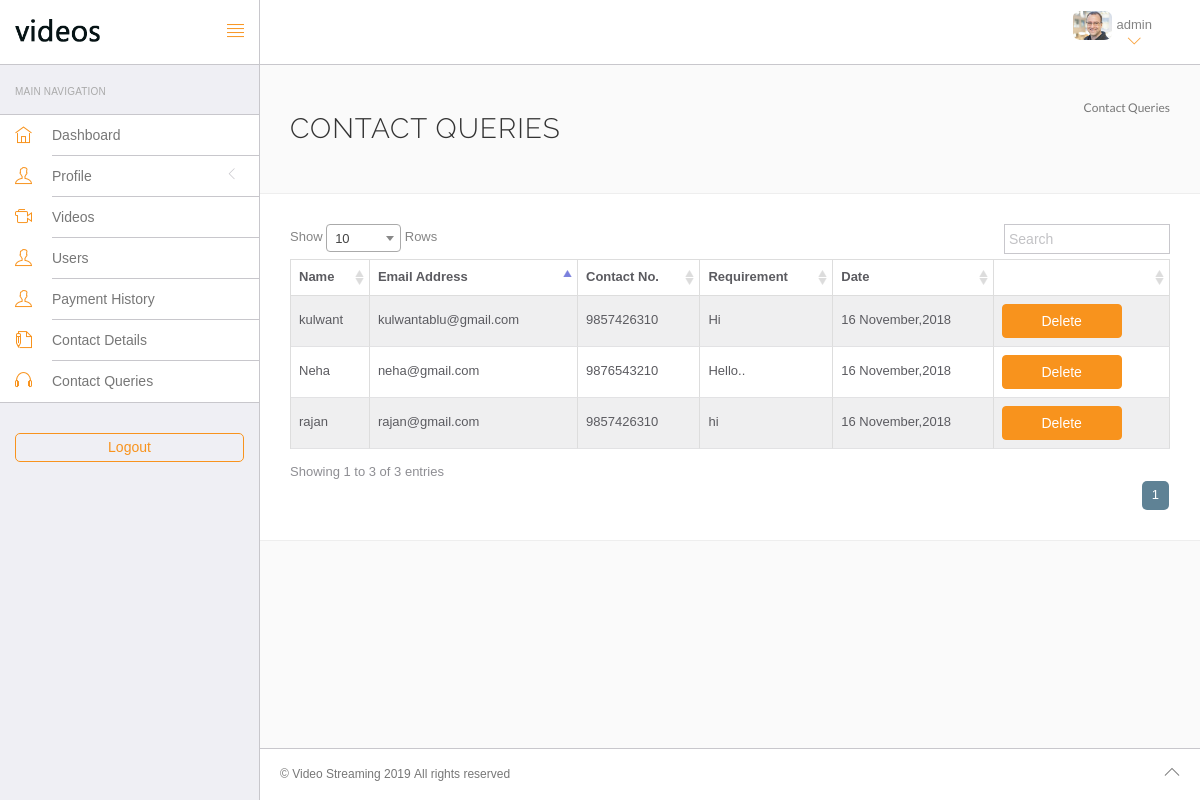
The app's page /admin/contacts.php (signed in) with its own data.
### tables this page shows
CREATE TABLE `contact_us` (
  `id` int(11) NOT NULL,
  `name` text NOT NULL,
  `email` text NOT NULL,
  `phone` varchar(10) NOT NULL,
  `subject` text NOT NULL,
  `datetime` datetime NOT NULL DEFAULT CURRENT_TIMESTAMP
);

### admin/contacts.php (the view, shortened to what this page needs)
<?php include 'includes/session.php'; ?><!DOCTYPE html>
<html lang="en">
	<head>
		<link rel="stylesheet" href="vendor/bootstrap/css/bootstrap.min.css">
		<link rel="stylesheet" href="vendor/fontawesome/css/font-awesome.min.css">
		<link rel="stylesheet" href="vendor/themify-icons/themify-icons.min.css">
		<link href="vendor/animate.css/animate.min.css" rel="stylesheet" media="screen">
		<link href="vendor/perfect-scrollbar/perfect-scrollbar.min.css" rel="stylesheet" media="screen">
		<link href="vendor/switchery/switchery.min.css" rel="stylesheet" media="screen">
		<link rel="stylesheet" href="assets/css/styles.css">
		<link rel="stylesheet" href="assets/css/plugins.css">
		<link rel="stylesheet" href="assets/css/themes/theme-1.css" id="skin_color" />
		<link href="vendor/select2/select2.min.css" rel="stylesheet" media="screen">
		<link href="vendor/DataTables/css/DT_bootstrap.css" rel="stylesheet" media="screen">
	</head>
	<body>
		<div id="app">
			<?php include'left-bar.php'; ?>
			<div class="app-content">
				<?php include'header.php'; ?>
				<div class="main-content" >
					<div class="wrap-content container" id="container">
						<section id="page-title">
							<div class="row">
								<div class="col-sm-8">
									<h1 class="mainTitle">Contact Queries</h1>
								</div>
								<ol class="breadcrumb">
									<li class="active">
										<span>Contact Queries</span>
									</li>
								</ol>
							</div>
						</section>
						<div class="container-fluid container-fullw bg-white">
							<div class="row">
								<div class="col-md-12">
									<table class="table table-striped table-bordered table-hover table-full-width" id="sample_1">
										<thead>
											<tr>
												<th>Name</th>
												<th>Email Address</th>
												<th>Contact No.</th>
												<th>Requirement</th>
												<th>Date</th>
												<th></th>
											</tr>
										</thead>
										<tbody>
										<?php
										$query = mysqli_query($con,"select * from contact_us order by datetime asc");
										while($row = mysqli_fetch_assoc($query))
										{
										?>
											<tr>
												<td><?php echo $row['name']; ?></td>
												<td><?php echo $row['email']; ?></td>
												<td><?php echo $row['phone']; ?></td>
												<td><?php echo $row['subject']; ?></td>
												<td><?php echo date('d F,Y',strtotime($row['datetime'])); ?></td>
												<td>
												<a href="contacts_delete.php?id=<?php echo $row['id']; ?>" class="btn btn-primary btn-wide " >Delete</a>
												</td>
											</tr>
										<?php } ?>
										</tbody>
									</table>
								</div>
							</div>
						</div>
					</div>
				</div>
			</div>
     	<?php include'footer.php'; ?>
		</div>
	</body>
</html>

### admin/assets/css/themes/theme-1.css (style rules this page uses)
body { background: #FAFAFA; }

### records on screen
contact_us: name "Neha", email "neha@gmail.com", phone "9876543210", subject "Hello..", datetime "16 November,2018"
contact_us: name "rajan", email "rajan@gmail.com", phone "9857426310", subject "hi", datetime "16 November,2018"
contact_us: name "kulwant", email "kulwantablu@gmail.com", phone "9857426310", subject "Hi", datetime "16 November,2018"

### other values on screen
$_SESSION['admin_name'] "admin"
